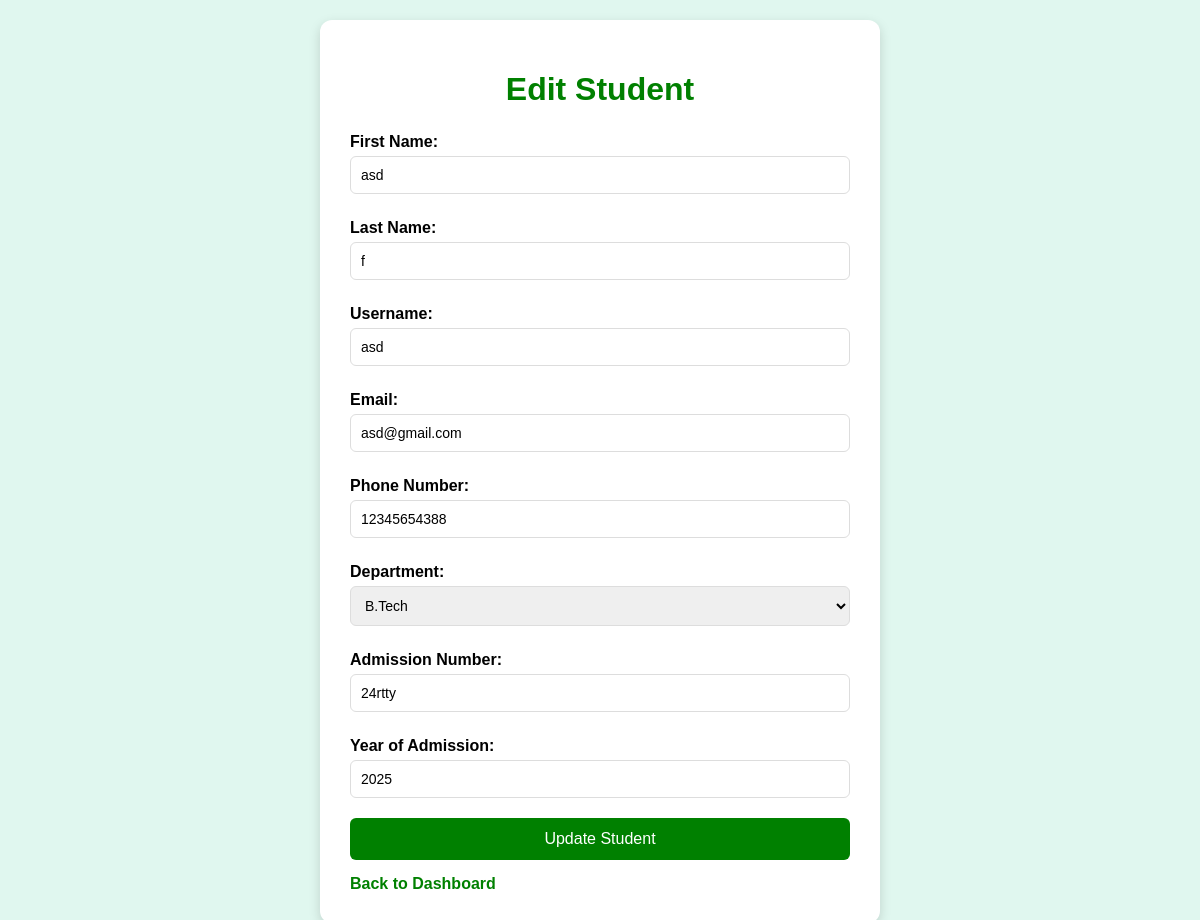
/edit-student/15/ (signed in), run on the app's committed database.
### fixitnow/models.py (models this page shows, shortened)
class CustomUser(AbstractUser):
    ROLE_CHOICES = (
        ('student', 'Student'),
        ('worker', 'Worker'),
        ('admin', 'Admin'),
    )
    role = models.CharField(max_length=10, choices=ROLE_CHOICES, default='student')

class StudentProfile(models.Model):
    user = models.OneToOneField(CustomUser, on_delete=models.CASCADE, limit_choices_to={'role': 'student'})
    phone_number = models.CharField(max_length=15, blank=True, null=True)
    department = models.CharField(max_length=10, choices=DEPARTMENT_CHOICES)
    admission_number = models.CharField(max_length=50)
    year_of_admission = models.IntegerField(null=True, blank=True)

### fixitnow/views.py (the view, shortened to what this page needs)
# urls.py: path("edit-student/<int:student_id>/", views.edit_student, name="edit_student"),
@login_required(login_url="login")
def edit_student(request, student_id):
    student_user = get_object_or_404(CustomUser, id=student_id, role='student')
    student_profile = getattr(student_user, 'studentprofile', None)
    return render(request, "edit_student.html", {
        "student_user": student_user,
        "student_profile": student_profile
    })

### templates/edit_student.html (shortened to what this page needs)
{% load static %}
<!DOCTYPE html>
<html lang="en">
<head>
</head>
<body>
    <div class="container">
        <h1>Edit Student</h1>
<form method="POST">
    <label>First Name:</label>
    <input type="text" name="first_name" value="{{ student_user.first_name }}" required>
    <label>Last Name:</label>
    <input type="text" name="last_name" value="{{ student_user.last_name }}" required>
    <label>Username:</label>
    <input type="text" name="username" value="{{ student_user.username }}" required>
    <label>Email:</label>
    <input type="email" name="email" value="{{ student_user.email }}" required>
    <label>Phone Number:</label>
    <input type="text" name="phone_number" value="{{ student_profile.phone_number }}" required>
    <label>Department:</label>
    <select name="department" required>
        <option value="BTech" {% if student_profile.department == 'BTech' %}selected{% endif %}>B.Tech</option>
    </select>
    <label>Admission Number:</label>
    <input type="text" name="admission_number" value="{{ student_profile.admission_number }}" required>
    <label>Year of Admission:</label>
    <input type="number" name="year_of_admission" value="{{ student_profile.year_of_admission }}" required>
    <button type="submit">Update Student</button>
</form>
<a href="{% url 'admin_dashboard' %}">Back to Dashboard</a>
    </div>
</body>
</html>

### templates/edit_student.html (style rules this page uses)
body { font-family: Arial, sans-serif; margin: 0; background: #e0f7ef; display: flex; justify-content: center; align-items: center; min-height: 100vh; padding: 20px; }
.container { max-width: 500px; width: 100%; background: white; border-radius: 12px; padding: 30px; box-shadow: 0px 4px 12px rgba(0,0,0,0.15); }
h1 { text-align: center; margin-bottom: 25px; color: green; }
label { display: block; margin: 15px 0 5px; font-weight: bold; color: black; }
input[type="text"], input[type="email"], input[type="number"], input[type="password"], select { width: 100%; padding: 10px; border-radius: 6px; border: 1px solid #ddd; margin-bottom: 10px; font-size: 14px; box-sizing: border-box; }
button { width: 100%; padding: 12px; background-color: green; border: none; border-radius: 6px; color: white; font-size: 16px; cursor: pointer; transition: 0.3s; margin-top: 10px; }
a { display: inline-block; margin-top: 15px; color: green; text-decoration: none; font-weight: bold; }

### data on the page
CustomUser: first_name "asd", last_name "f", username "asd", email "asd@gmail.com"
StudentProfile: phone_number "12345654388", department "B.Tech", admission_number "24rtty", year_of_admission "2025"
